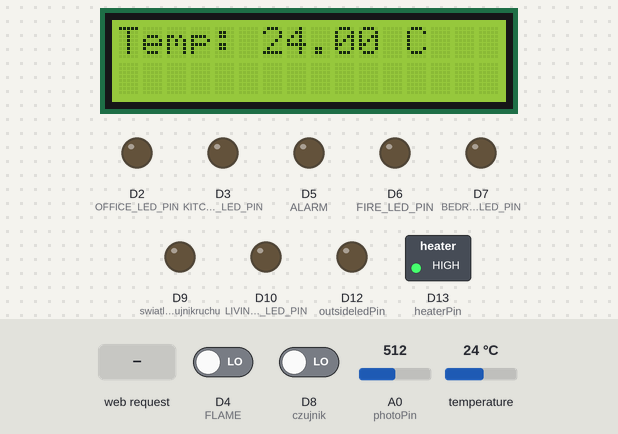
The sketch below on a simulated Arduino Uno R4 WiFi. Parts: 16×2 character LCD, switched loads named in the sketch (green lamp = pin HIGH), output pins drawn as LEDs (lit = HIGH). The inputs (shaded band) are chosen by the test bench; at power-on: D4 (FLAME) LOW, D8 (czujnik) LOW, temperature 24 °C, A0 (photoPin) = 512. WiFi joins after 1.5 s; servers stay silent unless stated; not simulated (calls return 0 or success): arduino_secrets.h; what the sketch prints to the serial monitor is not drawn.

Above: at 12.9 s.
13.0 s: D4 (FLAME) driven HIGH
At 14.4 s:
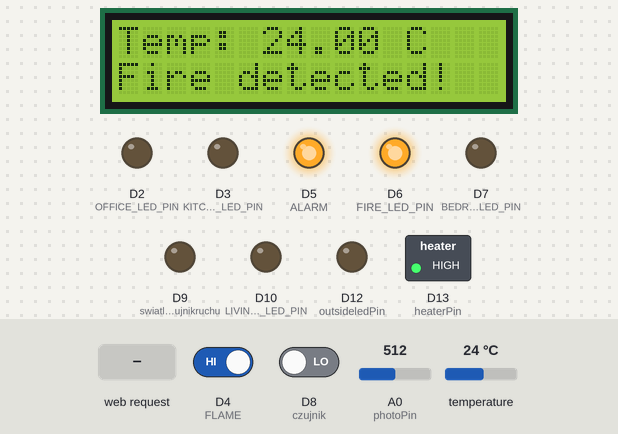
14.7 s: D8 (czujnik) driven HIGH
At 15.4 s:
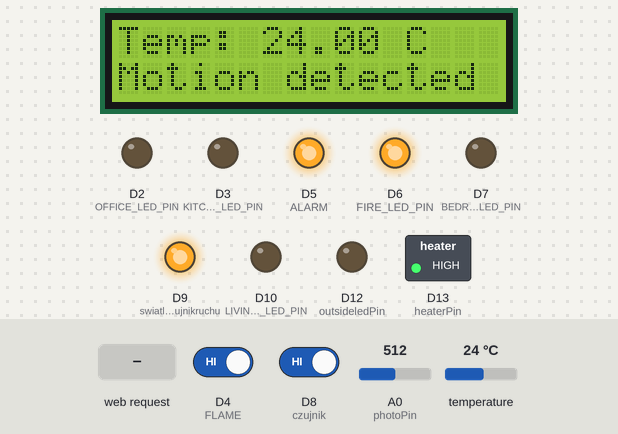
17.1 s: temperature set to 25.3 °C
At 17.6 s:
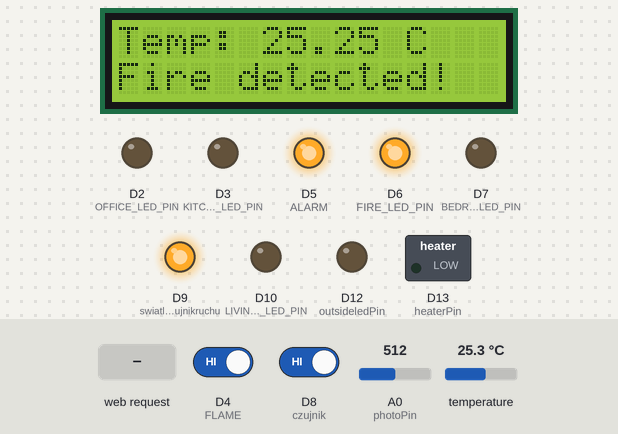
20.8 s: HTTP request GET /?kitchenon received
At 21.9 s:
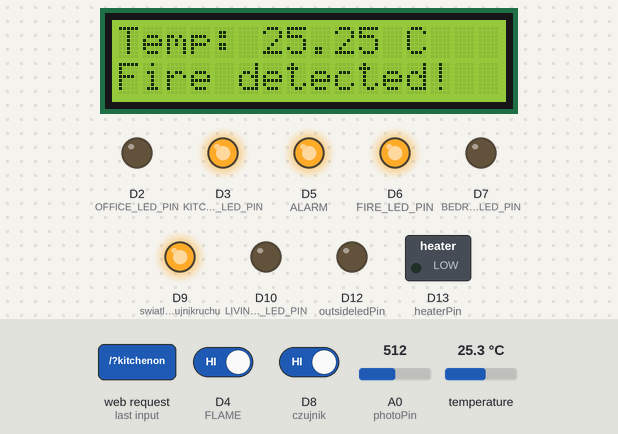
22.6 s: temperature set to 12 °C
At 23.3 s:
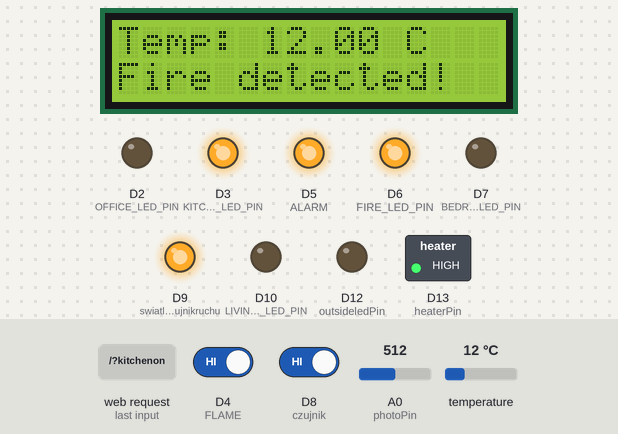
26.3 s: A0 (photoPin) set to 325
28.2 s: A0 (photoPin) set to 297
At 29.4 s:
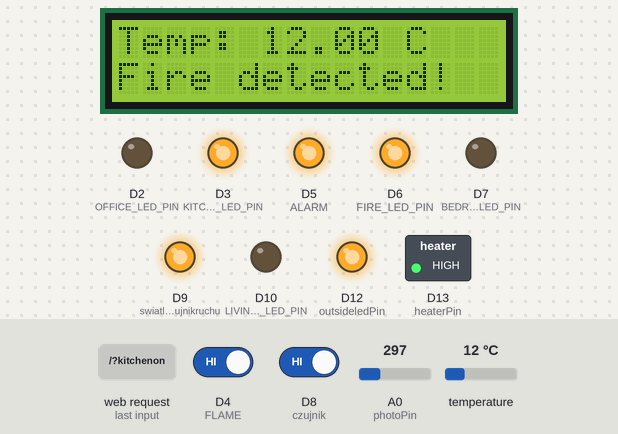
Timing chart, 0 to 31.2 s (numbered marks = the images above; inputs shaded):
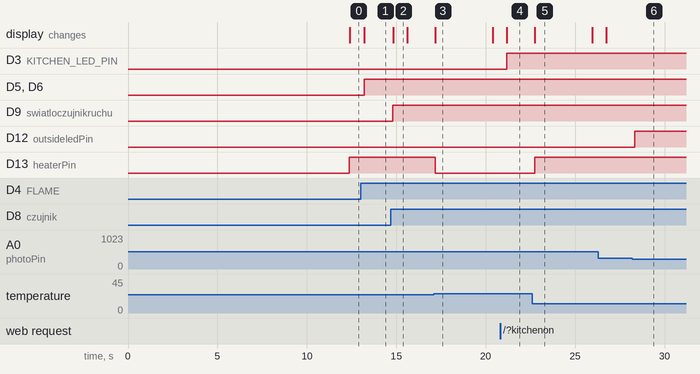

Measured:
- the behaviour switches between 24.9 and 25 °C on temperature (found by bisection; images 2 and 3)
- the behaviour switches between 307 and 306 on A0 (photoPin) (found by bisection; images 5 and 6)
- after the input at 13.0 s, D5 (ALARM), D6 (FIRE_LED_PIN): LOW → HIGH after 0.20 s; the display: changes after 0.22 s (image 1)
- after the input at 14.7 s, D9 (swiatloczujnikruchu): LOW → HIGH after 0.10 s; the display: changes after 0.12 s (image 2)
- after the input at 17.1 s, D13 (heaterPin): HIGH → LOW after 0.07 s; the display: changes after 0.08 s (image 3)
- after the input at 20.8 s, D3 (KITCHEN_LED_PIN): LOW → HIGH after 0.38 s
- after the input at 22.6 s, D13 (heaterPin): LOW → HIGH after 0.14 s; the display: changes after 0.16 s (image 5)
- after the input at 28.2 s, D12 (outsideledPin): LOW → HIGH after 0.14 s

The sketch:

home_automation.ino
```cpp
#include "OneWire.h"
#include "DallasTemperature.h"
#include "WiFiS3.h"
#include "arduino_secrets.h"
#include <Wire.h>
#include <LiquidCrystal_I2C.h>
#include <TimeLib.h>

// WiFi credentials
char ssid[] = SECRET_SSID;
char pass[] = SECRET_PASS;

// LED and button pins
const char KITCHEN_LED_PIN = 3;
const char FIRE_LED_PIN = 6;
#define FLAME 4
#define ALARM 5
bool fireStatus1 = false;

const char BEDROOM_LED_PIN = 7;
const char OFFICE_LED_PIN = 2;
const char LIVINGROOM_LED_PIN = 10;
bool kitchenStatus = false;
bool bedroomStatus = false;
bool officeStatus = false;
bool livingroomStatus = false;

// Heater and temperature sensor pins
const int oneWireBus = 11;
const int heaterPin = 13;

// External lighting
int photoPin = A0;
int outsideledPin = 12;
int val = 0;
int light = 0;

int czujnik = 8;
int swiatloczujnikruchu = 9;
String readString;
int status = WL_IDLE_STATUS;

// Temperature and heater control
OneWire oneWire(oneWireBus);
DallasTemperature sensors(&oneWire);
float setTemperature = 25.0;
bool heaterState = false;

// Display
LiquidCrystal_I2C lcd(0x27, 16, 2);

WiFiServer server(80);

unsigned long lastMotionTime = 0;
const unsigned long motionInterval = 5000;
unsigned long currentTime = 0;
unsigned long lastFireCheckTime = 0;
const unsigned long fireCheckInterval = 100;
unsigned long lastClientCheckTime = 0;
const unsigned long clientCheckInterval = 100;

// Display refresh timer
unsigned long lastDisplayUpdateTime = 0;
const unsigned long displayUpdateInterval = 30000;

void setup() {
  Serial.begin(9600);
  pinMode(KITCHEN_LED_PIN, OUTPUT);
  pinMode(BEDROOM_LED_PIN, OUTPUT);
  pinMode(OFFICE_LED_PIN, OUTPUT);
  pinMode(LIVINGROOM_LED_PIN, OUTPUT);
  pinMode(FLAME, INPUT);
  pinMode(ALARM, OUTPUT);
  pinMode(FIRE_LED_PIN, OUTPUT);
  pinMode(outsideledPin, OUTPUT);
  pinMode(czujnik, INPUT);
  pinMode(swiatloczujnikruchu, OUTPUT);
  pinMode(heaterPin, OUTPUT);
  digitalWrite(heaterPin, LOW);

  sensors.begin();
  lcd.init();
  lcd.backlight();

  if (WiFi.status() == WL_NO_MODULE) {
    Serial.println("Communication with WiFi module failed!");
    while (true);
  }

  while (status != WL_CONNECTED) {
    Serial.print("Attempting to connect to SSID: ");
    Serial.println(ssid);
    status = WiFi.begin(ssid, pass);
    delay(10000);
  }
  server.begin();
  printWifiStatus();
}

void Fire() {
  int fire = digitalRead(FLAME);
  if (fire == HIGH) {
    digitalWrite(ALARM, HIGH);
    digitalWrite(FIRE_LED_PIN, HIGH);
    Serial.println("Fire! Fire!");
    lcd.setCursor(0, 1);
    lcd.print("Fire detected! ");
    fireStatus1 = true;
  } else {
    digitalWrite(ALARM, LOW);
    digitalWrite(FIRE_LED_PIN, LOW);
    fireStatus1 = false;
    if (millis() - lastMotionTime > motionInterval) {
      lcd.setCursor(0, 1);
      lcd.print("                ");
    }
  }
}

void Czujnikruchu() {
  int ruch = digitalRead(czujnik);
  if (ruch == HIGH && (millis() - lastMotionTime > motionInterval)) {
    digitalWrite(swiatloczujnikruchu, HIGH);
    Serial.println("Motion detected");
    lcd.setCursor(0, 1);
    lcd.print("Motion detected");
    lastMotionTime = millis();
  }
  if (millis() - lastMotionTime > motionInterval) {
    digitalWrite(swiatloczujnikruchu, LOW);
    if (!fireStatus1) {
      lcd.setCursor(0, 1);
      lcd.print("                ");
    }
  }
}

void handleClient(WiFiClient client) {
  String currentLine = "";
  while (client.connected()) {
    if (client.available()) {
      char c = client.read();
      if (readString.length() < 100) {
        readString += c;
      }
      if (c == '\n') {
        if (currentLine.length() == 0) {
          // Handle the request
          if (readString.indexOf("GET /?kitchenon") >= 0) {
            digitalWrite(KITCHEN_LED_PIN, HIGH);
            kitchenStatus = true;
          } else if (readString.indexOf("GET /?kitchenoff") >= 0) {
            digitalWrite(KITCHEN_LED_PIN, LOW);
            kitchenStatus = false;
          } else if (readString.indexOf("GET /?bedroomon") >= 0) {
            digitalWrite(BEDROOM_LED_PIN, HIGH);
            bedroomStatus = true;
          } else if (readString.indexOf("GET /?bedroomoff") >= 0) {
            digitalWrite(BEDROOM_LED_PIN, LOW);
            bedroomStatus = false;
          } else if (readString.indexOf("GET /?officeon") >= 0) {
            digitalWrite(OFFICE_LED_PIN, HIGH);
            officeStatus = true;
          } else if (readString.indexOf("GET /?officeoff") >= 0) {
            digitalWrite(OFFICE_LED_PIN, LOW);
            officeStatus = false;
          } else if (readString.indexOf("GET /?livingroomon") >= 0) {
            digitalWrite(LIVINGROOM_LED_PIN, HIGH);
            livingroomStatus = true;
          } else if (readString.indexOf("GET /?livingroomoff") >= 0) {
            digitalWrite(LIVINGROOM_LED_PIN, LOW);
            livingroomStatus = false;
          } else if (readString.indexOf("GET /temperature?set=") >= 0) {
            int pos = readString.indexOf("set=") + 4;
            setTemperature = readString.substring(pos).toFloat();
          } else if (readString.indexOf("GET /motion_status") >= 0) {
            client.print(digitalRead(czujnik));
            client.stop();
          } else if (readString.indexOf("GET /fire_status") >= 0) {
            client.print(digitalRead(FLAME));
            String response = "{\"fire\":";
            response += (fireStatus1 ? "true" : "false");
            response += "}";
            client.stop();
          } else if (readString.indexOf("GET /temperature_status") >= 0) {
            float temperature = getCurrentTemperature();
            String response = "{\"currentTemperature\":";
            response += temperature;
            response += ",\"setTemperature\":";
            response += setTemperature;
            response += ",\"heaterState\":";
            response += (heaterState ? "true" : "false");
            response += "}";
            client.println("HTTP/1.1 200 OK");
            client.println("Content-Type: application/json");
            client.println("Connection: close");
            client.println();
            client.print(response);
            client.stop();
          } else if (readString.indexOf("GET /heater_status") >= 0) {
            client.print(heaterState ? "1" : "0");
            client.stop();
          } else if (readString.indexOf("GET /light_status") >= 0) {
            String response = "{\"kitchen\":";
            response += (kitchenStatus ? "true" : "false");
            response += ",\"bedroom\":";
            response += (bedroomStatus ? "true" : "false");
            response += ",\"office\":";
            response += (officeStatus ? "true" : "false");
            response += ",\"livingroom\":";
            response += (livingroomStatus ? "true" : "false");
            response += "}";
            client.println("HTTP/1.1 200 OK");
            client.println("Content-Type: application/json");
            client.println("Connection: close");
            client.println();
            client.print(response);
            client.stop();
          }

          readString = "";
          client.stop();
          Serial.println("client disconnected");
        } else {
          currentLine = "";
        }
      } else if (c != '\r') {
        currentLine += c;
      }
    }
  }
}

void loop() {
  currentTime = millis();

  if (currentTime - lastFireCheckTime >= fireCheckInterval) {
    Fire();
    lastFireCheckTime = currentTime;
  }

  Czujnikruchu();

  val = analogRead(photoPin);
  light = map(val, 0, 1023, 0, 10);

  if (light < 3) {
    digitalWrite(outsideledPin, HIGH);
  } else {
    digitalWrite(outsideledPin, LOW);
  }

  if (millis() - lastClientCheckTime >= clientCheckInterval) {
    WiFiClient client = server.available();
    if (client) {
      Serial.println("new client");
      handleClient(client);
    }
    lastClientCheckTime = millis();
  }

  sensors.requestTemperatures();
  float temperatureC = sensors.getTempCByIndex(0);
  if (temperatureC != DEVICE_DISCONNECTED_C) {
    if (temperatureC < setTemperature) {
      digitalWrite(heaterPin, HIGH);
      heaterState = true;
    } else {
      digitalWrite(heaterPin, LOW);
      heaterState = false;
    }
  }

    lcd.setCursor(0, 0);
    lcd.print("Temp: ");
    lcd.print(temperatureC);
    lcd.print(" C ");
    lcd.setCursor(0, 1);
}

float getCurrentTemperature() {
  sensors.requestTemperatures();
  return sensors.getTempCByIndex(0);
}

void printWifiStatus() {
  Serial.print("SSID: ");
  Serial.println(WiFi.SSID());
  IPAddress ip = WiFi.localIP();
  Serial.print("IP Address: ");
  Serial.println(ip);
  long rssi = WiFi.RSSI();
  Serial.print("signal strength (RSSI):");
  Serial.print(rssi);
  Serial.println(" dBm");
}
```
